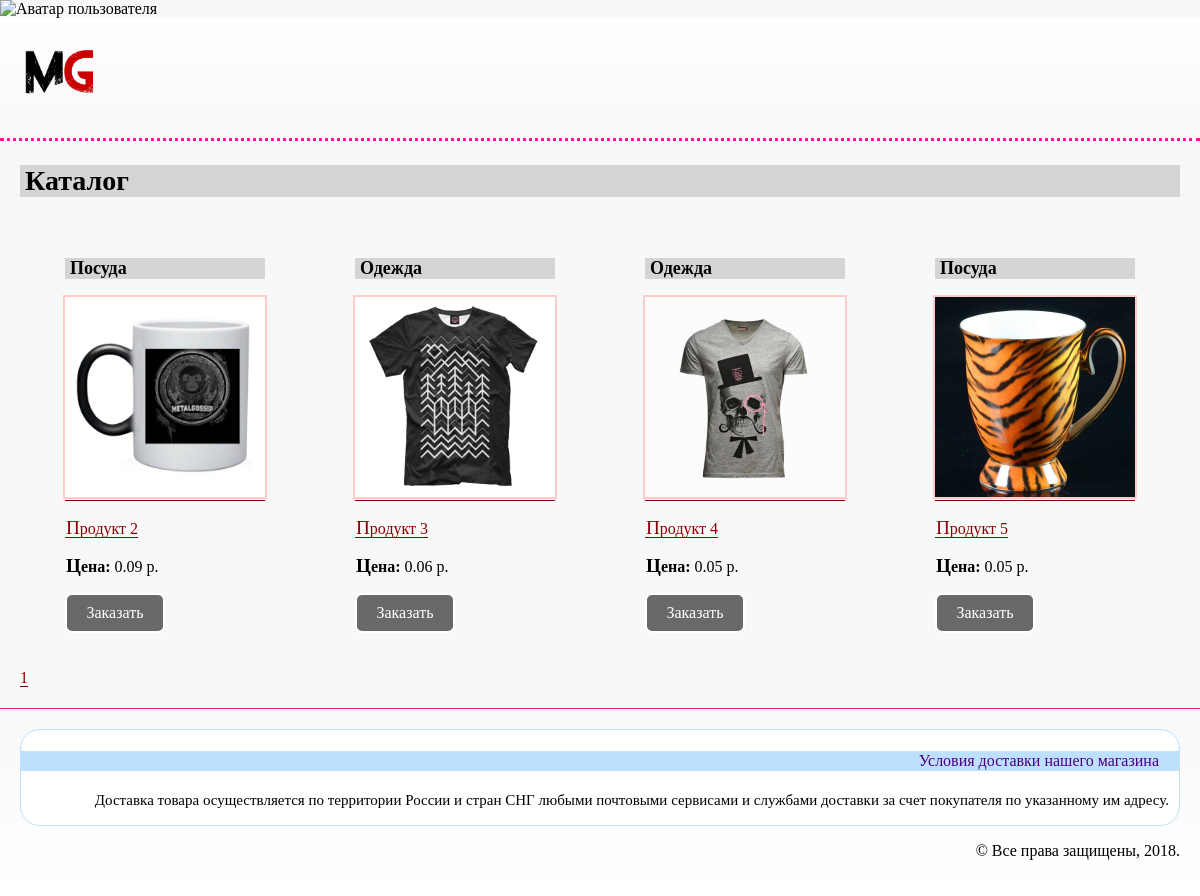
/products/, run on an earlier commit of the app's database.
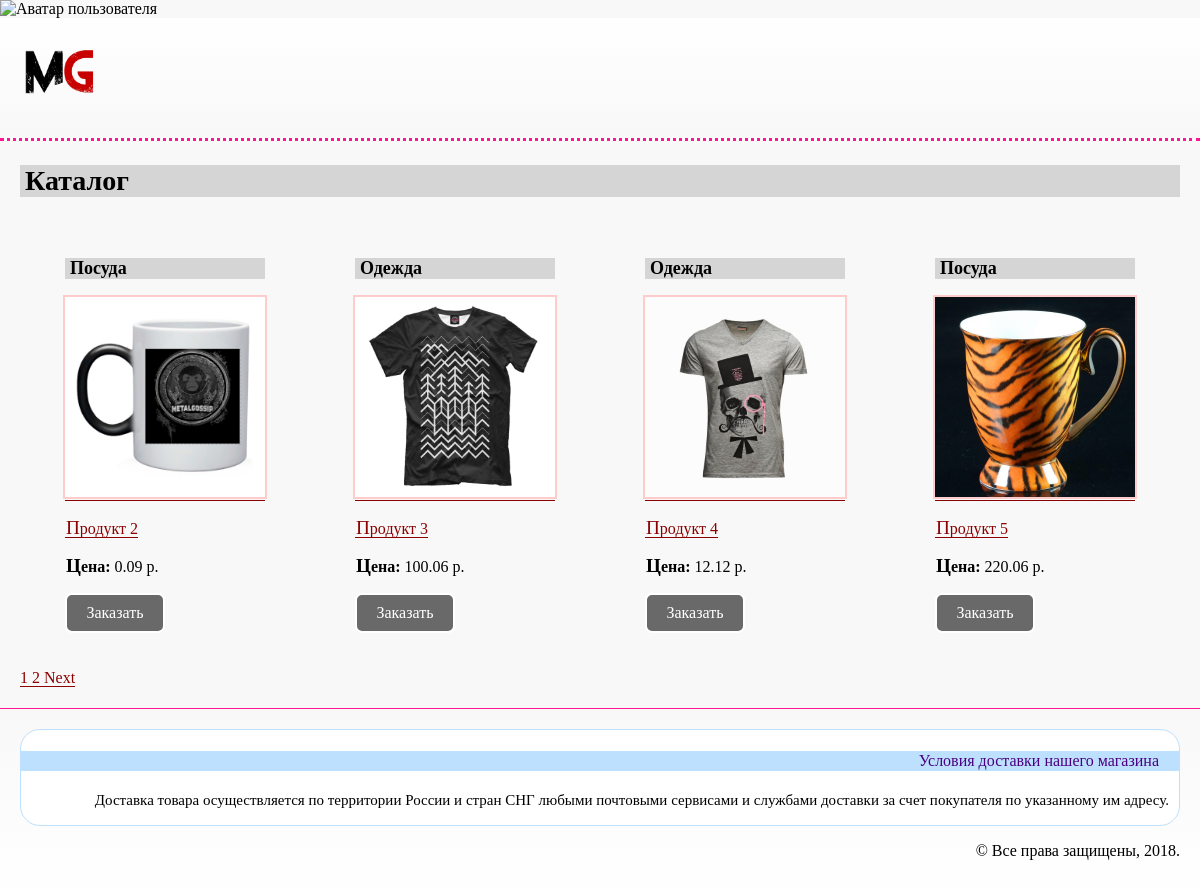
And on a later commit of the database.
### products/models.py (models this page shows, shortened)
class Product(models.Model):
    title = models.CharField(verbose_name='Название товара',
                             max_length=250,
                             unique=True)
    category = models.ForeignKey(Category,
                                 on_delete=models.CASCADE,
                                 verbose_name='Категория товара')
    image = models.ForeignKey('images.Image',
                              on_delete=models.PROTECT,
                              verbose_name='Изображение товара')
    price = models.DecimalField(verbose_name='Стоимость товара',
                                max_digits=12,
                                decimal_places=2,
                                default=0)
    snippet = models.TextField(verbose_name='Краткое описание товара',
                               null=True,
                               blank=True)
    description = models.TextField(verbose_name='Полное описание товара',
                                   null=True,
                                   blank=True)
    modified = models.DateTimeField(auto_now=True)
    created = models.DateTimeField(auto_now_add=True)

class Category(models.Model):
    title = models.CharField(verbose_name='Название категории',
                             max_length=250,
                             unique=True)
    snippet = models.TextField(verbose_name='Краткое описание категории',
                               null=True,
                               blank=True)
    modified = models.DateTimeField(auto_now=True)
    created = models.DateTimeField(auto_now_add=True)
    def __str__(self):
        return self.title

### images/models.py (models this page shows, shortened)
class Image(models.Model):
    name = models.CharField(verbose_name='Название изображения',
                            max_length=250,
                            unique=True)
    value = models.ImageField(verbose_name='Изображение',
                              upload_to='images/')

### products/views/products.py (the view)
class ProductListView(ListView):
    model = Product
    template_name = 'products/catalog.html'
    context_object_name = 'product_items'
    paginate_by = 4

### products/templates/products/catalog.html (shortened to what this page needs)
{% extends 'basic.html' %} {% block title %} MetalGossipStore&nbsp;&mdash; Каталог {% endblock %} {% block content %}
<h2>Каталог</h2>
<div class="catalog">
    {% for i in product_items %}
    <div class="catalog_item">
        <h3>{{i.category}}</h3>
        <a href="../media/{{ i.image.value }}" target="_blank"><img src="../media/{{ i.image.value }}" alt="{{ i.title }}" title="{{ i.title }}"/></a>
        <p><a href="{{i.pk}}">{{ i.title }}</a></p>
        <p><b>Цена:</b> {{ i.price }}&nbsp;р.</p>
        <p><button id="buy_button">Заказать</button></p>
    </div>
    {% endfor%}
</div>
<div class="paginator">
    {% for page in page_obj.paginator.page_range %}
    <a href="?page={{ page }}"> {{ page }} </a>
    {% endfor %}
    {% if page_obj.has_next %}
    <a href="?page={{ product_items.next_page_number }}"> Next </a>
    {% endif %}
</div>
{% endblock %}

What changed in the data, as far as the page shows it:
changed Product "Продукт 3": price "0.06" → "100.06"
changed Product "Продукт 4": price "0.05" → "12.12"
changed Product "Продукт 5": price "0.05" → "220.06"
Also different on the page:
new list line: "2"
text now shown: "Next"
